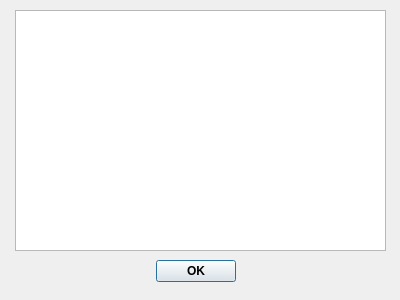
<?xml version="1.0" encoding="UTF-8"?>
<ui version="4.0">
 <class>FVAPeopleListDlg</class>
 <widget class="QDialog" name="FVAPeopleListDlg">
  <property name="geometry">
   <rect>
    <x>0</x>
    <y>0</y>
    <width>400</width>
    <height>300</height>
   </rect>
  </property>
  <property name="windowTitle">
   <string>FVAPeopleListDlg</string>
  </property>
  <widget class="QListWidget" name="listWidget">
   <property name="geometry">
    <rect>
     <x>15</x>
     <y>10</y>
     <width>371</width>
     <height>241</height>
    </rect>
   </property>
   <property name="font">
    <font>
     <pointsize>9</pointsize>
     <weight>75</weight>
     <bold>true</bold>
    </font>
   </property>
  </widget>
  <widget class="QDialogButtonBox" name="buttonBox">
   <property name="geometry">
    <rect>
     <x>80</x>
     <y>260</y>
     <width>156</width>
     <height>23</height>
    </rect>
   </property>
   <property name="font">
    <font>
     <pointsize>9</pointsize>
     <weight>75</weight>
     <bold>true</bold>
    </font>
   </property>
   <property name="standardButtons">
    <set>QDialogButtonBox::Ok</set>
   </property>
  </widget>
 </widget>
 <layoutdefault spacing="6" margin="11"/>
 <resources/>
 <connections>
  <connection>
   <sender>buttonBox</sender>
   <signal>clicked(QAbstractButton*)</signal>
   <receiver>FVAPeopleListDlg</receiver>
   <slot>accept()</slot>
   <hints>
    <hint type="sourcelabel">
     <x>157</x>
     <y>271</y>
    </hint>
    <hint type="destinationlabel">
     <x>199</x>
     <y>149</y>
    </hint>
   </hints>
  </connection>
 </connections>
</ui>
